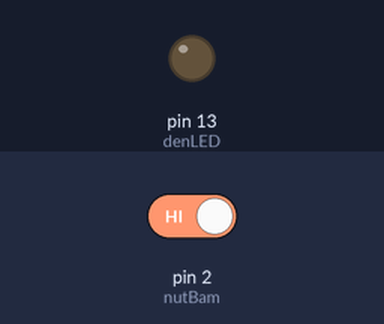
Recording of a sketch running on a simulated Arduino Uno, built with avr-gcc and run on an emulated ATmega328P. Shown: output pins drawn as LEDs (lit = HIGH). Dashed ring = blinking. Inputs (shaded band) come from the test bench; at power-on: pin 2 (nutBam) HIGH.

Above: at 1.2 s.
1.3 s: pin 2 (nutBam) driven LOW
At 1.7 s:
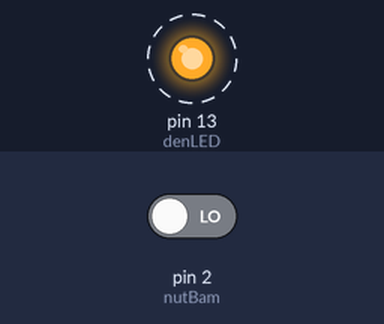
Timing chart, 0 to 10.3 s (numbered marks = the images above; inputs shaded):
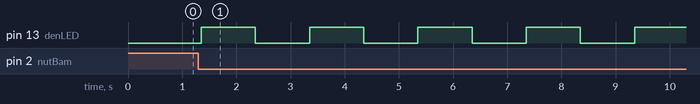

Measured:
- after the input at 1.3 s, pin 13 (denLED): alternates HIGH for 1.0 s and LOW for 1.0 s, starting after 0.05 s

The sketch:

Project1c_Nut_bam_dieu_den_LED_nhap_nhay.ino
```cpp
/*
Mạch bật tất đèn LED bằng nút bấm dùng Arduino

Linh kiện:
- Nút bấm 4 chân
- Đèn LED
- Điện trở 220 Ohm, 10K Ohm
- Arduino Uno

Cách lắp mạch:
- Xem hình

Tác giả: Nhân Nguyễn
Ngày: 06/09/2014
Lịch sử thay đổi
- 04/11/2014 Rev. 1.0 Added button debounce
- 06/09/2014 Rev. 0.1 Draft, no button debounce
Website: http://papcodientu.com/
*/

const int nutBam = 2;    // nut bam noi vao pin 2 cua Arduino
const int denLED = 13;  // den LED noi vao pin 13 cua Arduino

int trangthaidenLED = LOW;  // trang thai den LED hien tai
int trangthaiNutBam;    // trang thai nut bam hien tai
int trangthainutbamTruoc = HIGH;   // trang thai nut bam truoc do
int tocdonhaydenLED = 1000;

long thoidiemDebounceTruoc = 0;  // thoi diem nut bam chuyen doi trang thai
long dotreDebounce = 50;   // do tre cua moi lan debounce

void setup() {
  // Khai báo các cổng trên board Arduino
  pinMode(denLED, OUTPUT);  // Đèn LED là thiết bị đầu ra (output)
  pinMode(nutBam, INPUT);   // Nút bấm là thiết bị đầu vào (input)

  // Thiet lap trang thai ban dau led va nut bam
  digitalWrite(denLED, trangthaidenLED);
}

void loop() {
  int giatriNutBam = digitalRead(nutBam);  // doc gia tri cua nut bam

  // Neu trang thai nut bam thay doi, do viec bi nhieu hoac duoc nhan
  if (giatriNutBam != trangthainutbamTruoc) {
    // reset thoi diem debounce
    thoidiemDebounceTruoc = millis();
  }

  // nut bam duoc giu lau hon dotreDebounce, nut bam that su duoc nhan
  if ((millis() - thoidiemDebounceTruoc) > dotreDebounce) {
    // trang thai nut bam da thay doi
    if (giatriNutBam != trangthaiNutBam) {
      // thay doi trang thai nut bam bang gia tri hien tai
      trangthaiNutBam = giatriNutBam;

      // nut bam da duoc nhan
      if (trangthaiNutBam == LOW) {
        // thay doi trang thai den LED
        trangthaidenLED = !trangthaidenLED;
      }
    }
  }

  if (trangthaidenLED == HIGH) {
    digitalWrite(denLED, HIGH);
    delay(tocdonhaydenLED);
    digitalWrite(denLED, LOW);
    delay(tocdonhaydenLED);
  } else {
    digitalWrite(denLED, LOW);
  }

  // ghi lai gia tri nut bam
  trangthainutbamTruoc = giatriNutBam;
}
```
